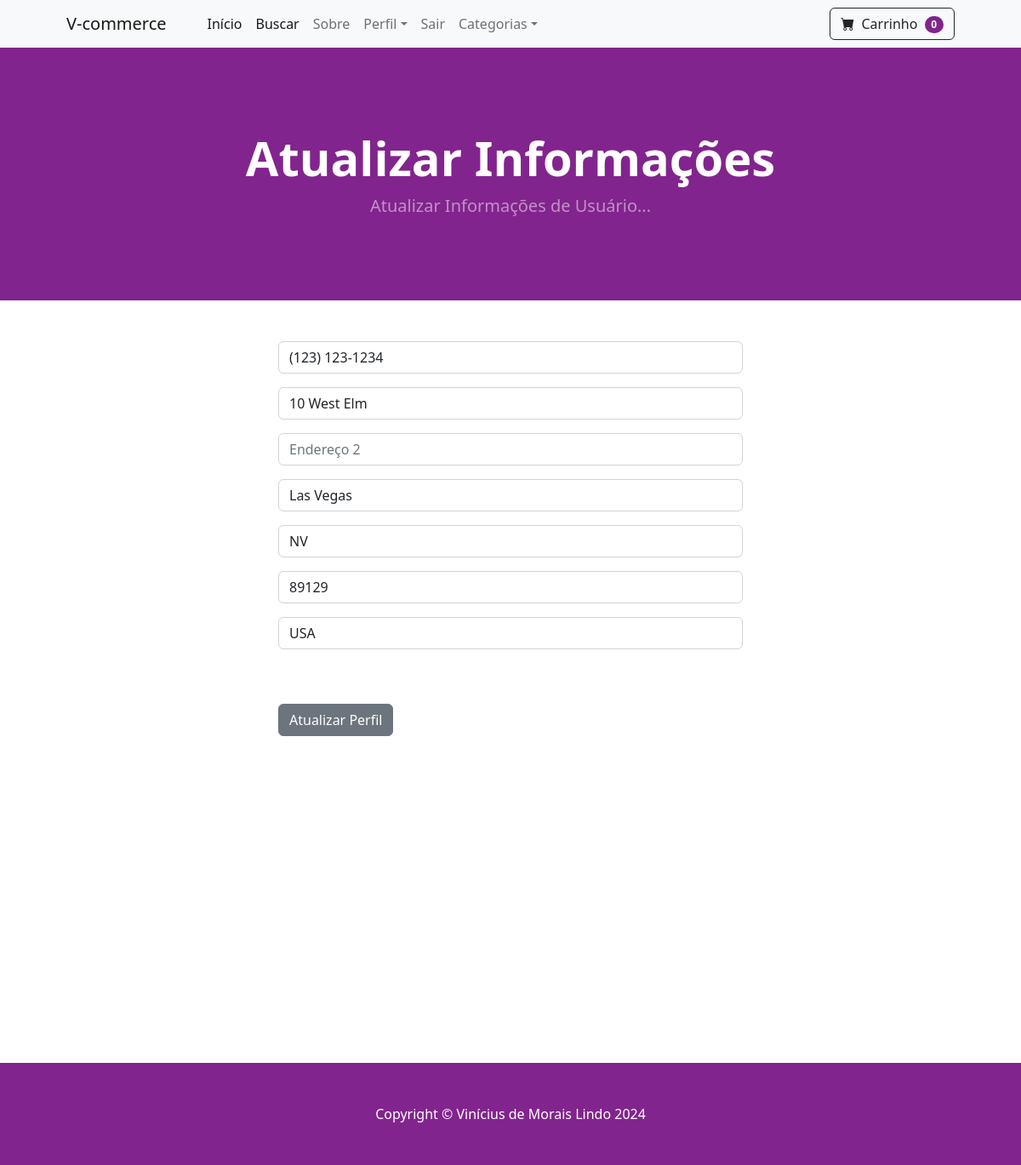
The page /update_info/ (signed in) on the database its author committed.
### store/models.py (models this page shows, shortened)
class Profile(models.Model):
    user = models.OneToOneField(User, on_delete=models.CASCADE)
    date_modified = models.DateTimeField(auto_now=True)
    phone = models.CharField(max_length=20, blank=True)
    address1 = models.CharField(max_length=200, blank=True)
    address2 = models.CharField(max_length=200, blank=True)
    city = models.CharField(max_length=200, blank=True)
    state = models.CharField(max_length=200, blank=True)
    zipcode = models.CharField(max_length=200, blank=True)
    country = models.CharField(max_length=200, blank=True)
    old_cart = models.CharField(max_length=200, blank=True, null=True)

### store/views.py (the view)
# urls.py: path('update_info/', views.update_info, name='update_info'),
def update_info(request):
    if request.user.is_authenticated:
        current_user = Profile.objects.get(user__id=request.user.id)
        form = UserInfoForm(request.POST or None, instance=current_user)
        if form.is_valid():
            form.save()
            messages.success(request, "Suas informações foram atualizadas com sucesso!!")
            return redirect('home')
        return render(request, "update_info.html", {'form': form})
    else:
        messages.success(request, "Você deve estar logado para acessar essa página!!")
        return redirect('home')

### store/forms.py
class UserInfoForm(forms.ModelForm):
    phone = forms.CharField(label="", widget=forms.TextInput(attrs={'class':'form-control', 'placeholder':'Telefone'}), required=False)
    address1 = forms.CharField(label="", widget=forms.TextInput(attrs={'class':'form-control', 'placeholder':'Endereço 1'}), required=False)
    address2 = forms.CharField(label="", widget=forms.TextInput(attrs={'class':'form-control', 'placeholder':'Endereço 2'}), required=False)
    city = forms.CharField(label="", widget=forms.TextInput(attrs={'class':'form-control', 'placeholder':'Cidade'}), required=False)
    state = forms.CharField(label="", widget=forms.TextInput(attrs={'class':'form-control', 'placeholder':'Estado'}), required=False)
    zipcode = forms.CharField(label="", widget=forms.TextInput(attrs={'class':'form-control', 'placeholder':'CEP'}), required=False)
    country = forms.CharField(label="", widget=forms.TextInput(attrs={'class':'form-control', 'placeholder':'País'}), required=False)
    class Meta:
        model = Profile
        fields = ('phone', 'address1', 'address2', 'city', 'state', 'zipcode', 'country', )

### cart/cart.py (called while the page is built)
	def __len__(self):
		return len(self.cart)

### cart/context_processors.py (called while the page is built)
def cart(request):
	return {'cart': Cart(request)}

### store/templates/update_info.html (shortened to what this page needs)
{% extends 'base.html' %}
{% block content %}
        <header class="bg-dark py-5">
            <div class="container px-4 px-lg-5 my-5">
                <div class="text-center text-white">
                    <h1 class="display-4 fw-bolder">Atualizar Informações</h1>
                    <p class="lead fw-normal text-white-50 mb-0">Atualizar Informações de Usuário...</p>
                </div>
            </div>
        </header>
        <div class="container">
        	<div class="row">
        			<div class="col-md-6 offset-md-3">
        				<br/><br/>
<form method="POST" action="{% url 'update_info' %}">
    {{ form.as_p }}
    <br/><br/>
    <button type="submit" class="btn btn-secondary">
      Atualizar Perfil
    </button>
</form>
<br/><br/>
<br/><br/>
<br/><br/>
<br/><br/>
<br/><br/>
<br/><br/>
<br/><br/>
<br/><br/>
        			</div>
        	</div>
        </div>
{% endblock %}

### rows shown on the page
Profile: phone "(123) 123-1234", address1 "10 West Elm", city "Las Vegas", state "NV", zipcode "89129", country "USA"

### other values the page prints
{{ cart|length }} "0"
